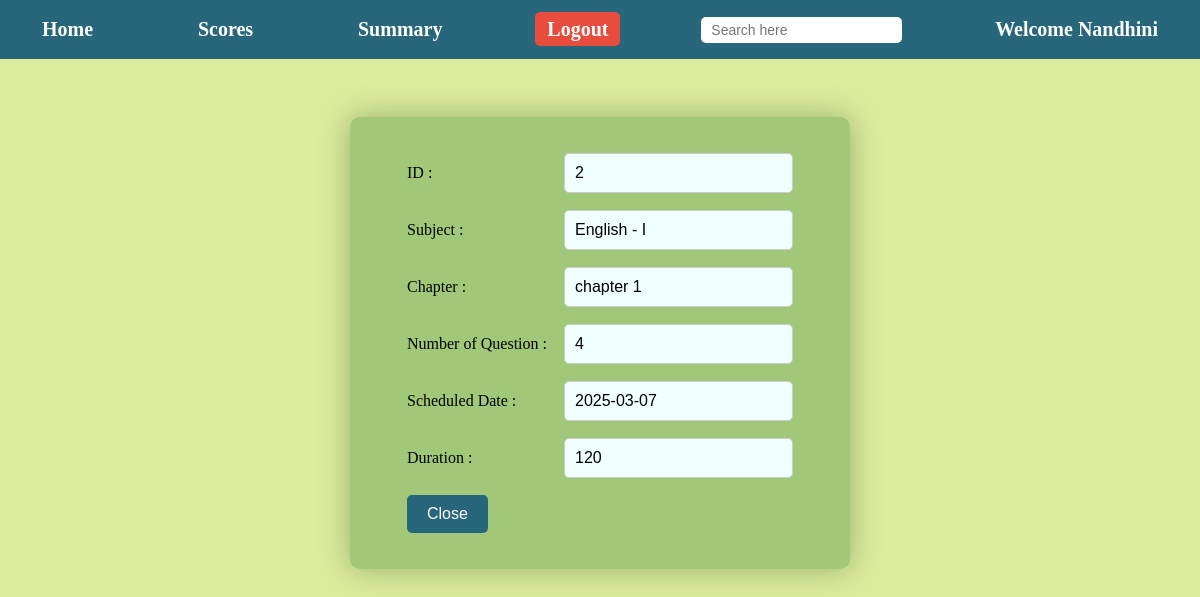
Screenshot of /userdb/user_view_quiz/2 (signed in) with the database file from the repository.
### models.py (models this page shows)
class Quiz(data.Model):
    __tablename__='quizzes'
    quiz_id=data.Column(data.Integer,primary_key=True)
    quiz_title=data.Column(data.String(200),nullable=False)
    chap_id=data.Column(data.Integer,data.ForeignKey('chap.chap_id'),nullable=False)
    quiz_date=data.Column(data.Date,nullable=False)
    quiz_time=data.Column(data.Integer,nullable=False)
    quiz_score=data.relationship('Scores',backref='Quiz',lazy=True)
    quiz_ques=data.relationship('Questions',backref='Quiz',lazy=True)
    @property
    def question(self):
        return len(self.quiz_ques)

class Subject(data.Model):
    __tablename__='sub'
    sub_id=data.Column(data.Integer,primary_key=True)
    sub_name=data.Column(data.String(50),nullable=False,unique=True)
    sub_Description=data.Column(data.Text,nullable=True)
    sub_quiz_descrip=data.Column(data.Text,nullable=True)
    sub_chap=data.relationship('Chapter',backref='Subject',lazy=True)

class Chapter(data.Model):
    __tablename__='chap'
    chap_id=data.Column(data.Integer,primary_key=True)
    chap_title=data.Column(data.String(200),nullable=False)
    chap_description=data.Column(data.Text,nullable=False)
    chap_quiz=data.relationship('Quiz',backref='Chapter',lazy=True)
    sub_id=data.Column(data.Integer,data.ForeignKey('sub.sub_id'),nullable=False)

### app.py (the view)
@application.route('/userdb/user_view_quiz/<int:quiz_id>',methods=['GET','POST'])
def user_view_quiz(quiz_id):
    if 'name' not in session:
        flash('please login')
        return redirect(url_for('Login'))
    quiz=Quiz.query.get_or_404(quiz_id)
    chapter=Chapter.query.filter_by(chap_id=quiz.chap_id).first()
    subject=Subject.query.filter_by(sub_id=chapter.sub_id).first()
    return render_template('user_view_quiz.html',quiz=quiz,chapter=chapter.chap_title,subject=subject.sub_name,request_path=request.path)

### templates/user_view_quiz.html (shortened to what this page needs)
{% extends 'index.html' %}
{% block navbar %}
{% include 'user-navbar.html' %}
{% endblock %}
{% block content %}
<center>
<table>
    <tr>
        <td>ID :</td>
        <td><input type="text" name="quiz_id" value="{{ quiz.quiz_id }}" readonly></td>
    </tr>
    <tr>
        <td>Subject :</td>
        <td><input type="text" name="quiz_id" value="{{ subject }}" readonly></td>
    </tr>
    <tr>
        <td>Chapter :</td>
        <td><input type="text" name="quiz_id" value="{{ chapter }}" readonly></td>
    </tr>
    <tr>
        <td>Number of Question :</td>
        <td><input type="text" name="quiz_id" value="{{ quiz.question }}" readonly></td>
    </tr>
    <tr>
        <td>Scheduled Date :</td>
        <td><input type="text" name="quiz_id" value="{{ quiz.quiz_date }}" readonly></td>
    </tr>
    <tr>
        <td>Duration :</td>
        <td><input type="text" name="quiz_id" value="{{ quiz.quiz_time }}" readonly></td>
    </tr>
    <tr>
        <td><a href="{{url_for('userdb')}}"><button>Close</button></a></td>
    </tr>
</table>
</center>
{% endblock %}

### static/style.css (style rules this page uses)
#index-page { background-color: #DDEB9D; margin: 0; padding: 0; }
#index-page center { display: flex; flex-direction: column; align-items: center; justify-content: center; height: auto; padding: 20px; }
#index-page table { display: flex; justify-content: center; align-items: center; width: 100%; max-width: 500px; margin: 20px auto; border-spacing: 15px; background-color: #A0C878; padding: 20px; border-radius: 10px; box-shadow: 0 0 30px rgba(80, 120, 60, 0.5); ; }
#index-page input[type="text"], #index-page input[type="email"], #index-page input[type="password"], #index-page input[type="date"], #index-page button[type="submit"], #index-page button { background-color: azure; width: 100%; padding: 10px; border: 1px solid #ccc; border-radius: 5px; font-size: 1em; box-sizing: border-box; }
#index-page input[type="text"]:hover, #index-page input[type="email"]:hover, #index-page input[type="password"]:hover, #index-page input[type="date"]:hover, #index-page button[type="submit"]:hover, #index-page button { width: 100%; padding: 10px; border: 1px solid grey; border-radius: 5px; font-size: 1em; box-sizing: border-box; }
#index-page input[type="submit"], #index-page input[type="button"], #index-page button[type="button"], #index-page input[type="reset"], #index-page button[type="submit"], #index-page button[type="button"], #index-page button { width: auto; padding: 10px 20px; background-color: #27667B; color: white; font-size: 1em; border: none; border-radius: 5px; cursor: pointer; transition: background-color 0.3s; }
table { display: flex; flex-wrap: wrap; gap:20px; justify-content: flex-start; }

### rows the page displays
Quiz: quiz_id "2", quiz_id "2025-03-07", quiz_id "120"
Subject: quiz_id "English - I"
Chapter: quiz_id "chapter 1"

### other values shown
{{ session['name'] }} "Nandhini"
